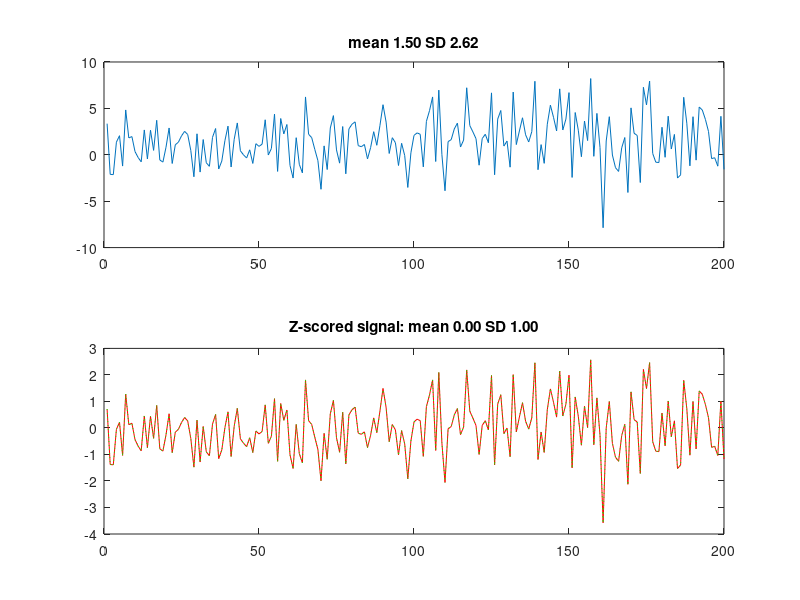

Reproduce this figure in MATLAB.
function testsim_z_score
% test z-score

% s = [1 + 2*randn(1,100)]; % mean 1, SD 2
s = [1 + 2*randn(1,100) 2 + 3*randn(1,100)]; 

zs1 = zscore(s); % MATLAB or NaN toolbox -- difference in dim argument (cf. std)!!! NOTE: MATLAB zscore does not deal with NaNs!
zs2 = z_score(s); % just to make sure they are the same

subplot(2,1,1);
plot(s);
title(sprintf('mean %.2f SD %.2f',mean(s),std(s)));

subplot(2,1,2);

plot(zs1,'r'); hold on
plot(zs2,'g:');
title(sprintf('Z-scored signal: mean %.2f SD %.2f',mean(zs1),std(zs1)));



function z = z_score(s)

z = (s - mean(s))./std(s);
